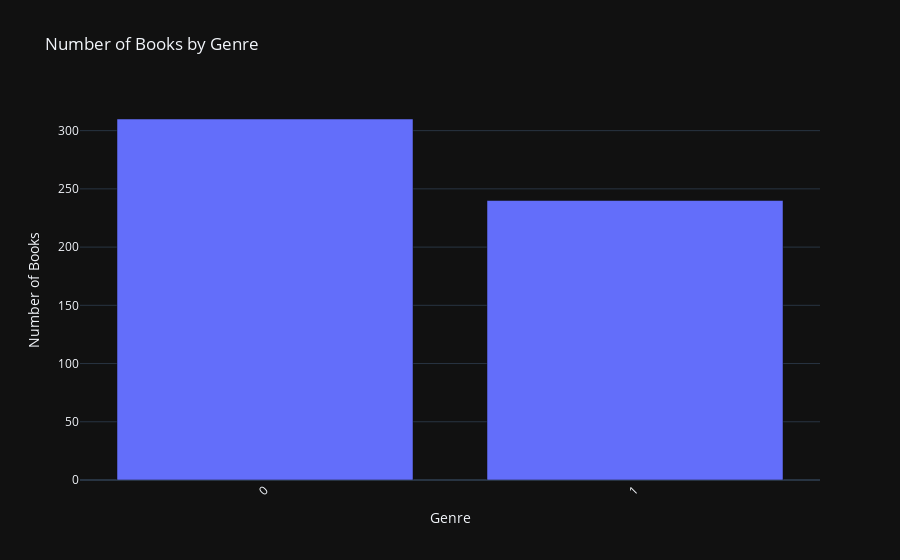

The notebook cell this image was saved under:
### Code cell
# Группировка данных по жанрам и подсчет количества книг
genres_df = df.groupby('Genre')[['Name']].count().reset_index()
genres_df.columns = ['Genre', 'Number_of_Books']
genres_df = genres_df.sort_values('Number_of_Books', ascending=False)


# по жанрам
fig = go.Figure()
fig.add_trace(go.Bar(x=genres_df['Genre'], y=genres_df['Number_of_Books'], name='Number of Books'))
fig.update_layout(title='Number of Books by Genre', xaxis_title='Genre', yaxis_title='Number of Books', xaxis_tickangle=-45)
fig.show()

### Figure 1 — Plotly figure (JSON) as saved in the notebook; plotly's stock layout.template omitted (floating-point values rounded to 4 significant figures)
{"data": [{"name": "Number of Books", "x": ["0", "1"], "y": [310, 240], "type": "bar"}], "layout": {"xaxis": {"title": {"text": "Genre"}, "tickangle": -45}, "title": {"text": "Number of Books by Genre"}, "yaxis": {"title": {"text": "Number of Books"}}}}
